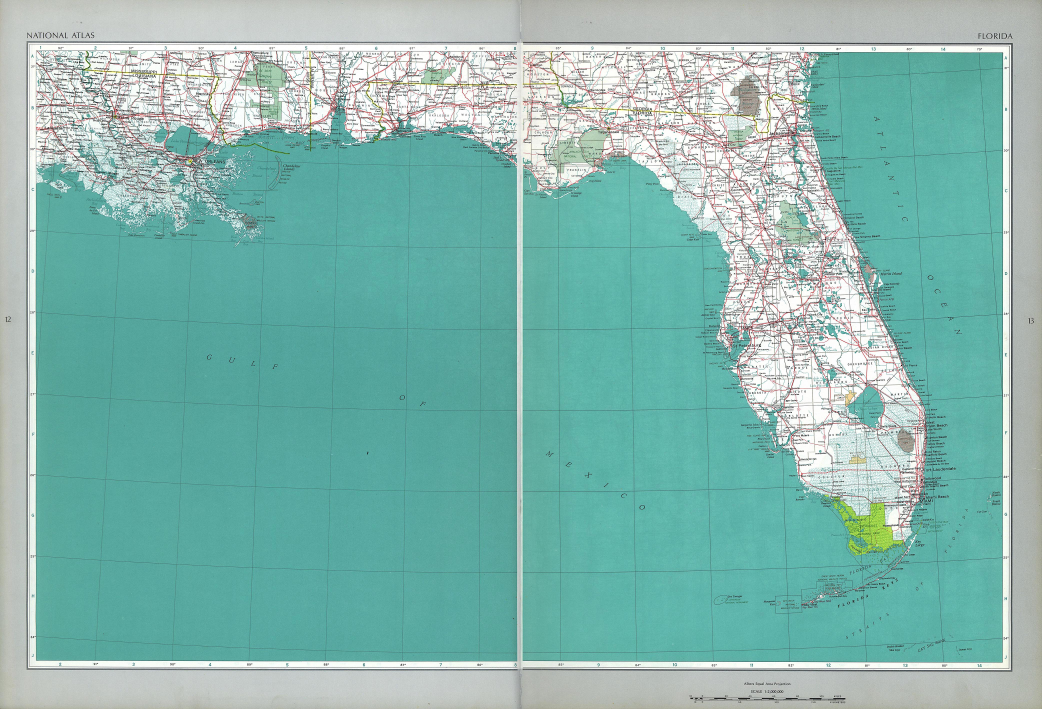
#> input picture data/raw/ca000018.jpg, 4168 x 2835 px (shown at 1/4 size); its folder holds only this picture in this run
$ python -i map_frame_detector.py   (imports and definitions only)
#> lines starting #> are read from the running program, lines starting #| are printed output that depends on the picture; after the words box and inside, x2 and y2 are one past the last pixel; in counts of white or black regions, pixels touching at a corner belong together
"""
Map Frame Detector
──────────────────
Tested on 8 real military maps (Tunisia + Algeria, 1:50,000 WWII):
  Bizerte, Tunis, Aïn El Kseïba, Aïn Bessem, Alger, Terny, Warnier, Renault

TWO-STAGE approach:
  Stage 1: Neatline detection  → removes outer margin, title, scale bar
  Stage 2: Legend detection    → removes internal legend (right ~12-15%)

Legend is INSIDE the neatline on all tested maps → must be handled separately.
"""

import cv2
import numpy as np
import logging
from dataclasses import dataclass
from typing import Optional, Tuple

logger = logging.getLogger(__name__)


@dataclass
class CropResult:
    image:          np.ndarray
    x1: int; y1: int
    x2: int; y2: int
    method:         str
    confidence:     float
    original_shape: Tuple[int, int]
    legend_x:       int = -1   # x-coord of legend separator (-1 = not found)


class MapFrameDetector:
    """
    Two-stage crop:
      1. Find and crop to neatline (outer map border)
      2. Detect and remove internal legend panel (right side)
    """

    def __init__(self,
                 min_map_fraction: float = 0.30,
                 border_thickness_range: Tuple[int, int] = (2, 20),
                 margin_fallback_pct: float = 0.04):
        self.min_map_fraction       = min_map_fraction
        self.border_thickness_range = border_thickness_range
        self.margin_fallback_pct    = margin_fallback_pct

    # ═══════════════════════════════════════════════════════════════════════
    # PUBLIC API
    # ═══════════════════════════════════════════════════════════════════════

    def detect(self, image_bgr: np.ndarray) -> CropResult:
        """
        Full two-stage crop.
        Returns image with outer margin AND legend removed.
        """
        H, W = image_bgr.shape[:2]

        # ── Stage 1: Neatline ─────────────────────────────────────────────
        result = self._detect_neatline(image_bgr)
        if result:
            x1, y1, x2, y2, conf = result
            method = "neatline"
        else:
            result2 = self._detect_content_region(image_bgr)
            if result2:
                x1, y1, x2, y2, conf = result2
                method = "content_region"
            else:
                x1, y1, x2, y2 = self._margin_trim(H, W)
                conf = 0.3
                method = "margin_trim"

        logger.info(f"MapFrame stage1 ({method}): ({x1},{y1})→({x2},{y2}) conf={conf:.2f}")

        # ── Stage 2: Legend removal ───────────────────────────────────────
        cropped_stage1 = image_bgr[y1:y2, x1:x2].copy()
        legend_x_local = self._detect_legend(cropped_stage1)

        if legend_x_local > 0:
            # Exclude legend → crop right side
            final_img = cropped_stage1[:, :legend_x_local].copy()
            legend_x_global = x1 + legend_x_local
            logger.info(f"MapFrame stage2 (legend): removed x={legend_x_local}→end "
                        f"({cropped_stage1.shape[1]-legend_x_local}px)")
        else:
            final_img = cropped_stage1
            legend_x_global = -1
            logger.info("MapFrame stage2: no legend detected")

        return CropResult(
            image          = final_img,
            x1=x1, y1=y1,
            x2=x1 + final_img.shape[1],
            y2=y2,
            method         = method,
            confidence     = conf,
            original_shape = (H, W),
            legend_x       = legend_x_global,
        )

    # ═══════════════════════════════════════════════════════════════════════
    # STAGE 1: NEATLINE DETECTION
    # ═══════════════════════════════════════════════════════════════════════

    def _detect_neatline(self, img: np.ndarray) -> Optional[Tuple]:
        """
        Find the thick rectangular neatline.
        Adds inner margin of 1.5% to exclude border ticks and coord numbers.
        """
        H, W = img.shape[:2]
        gray = cv2.cvtColor(img, cv2.COLOR_BGR2GRAY)

        best      = None
        best_area = 0

        for canny_lo, canny_hi in [(20, 80), (30, 100), (50, 150)]:
            edges  = cv2.Canny(gray, canny_lo, canny_hi)
            kernel = cv2.getStructuringElement(cv2.MORPH_RECT, (3, 3))
            edges  = cv2.dilate(edges, kernel, iterations=2)
            contours, _ = cv2.findContours(edges, cv2.RETR_LIST,
                                           cv2.CHAIN_APPROX_SIMPLE)
            for cnt in contours:
                area = cv2.contourArea(cnt)
                if area < self.min_map_fraction * H * W:
                    continue
                peri   = cv2.arcLength(cnt, True)
                approx = cv2.approxPolyDP(cnt, 0.015 * peri, True)
                if not (4 <= len(approx) <= 6):
                    continue
                x, y, w, h = cv2.boundingRect(approx)
                if w < 0.3 * W or h < 0.3 * H:
                    continue
                fill_ratio = area / (w * h)
                if fill_ratio < 0.75:
                    continue
                if area > best_area:
                    best_area = area
                    best = (x, y, w, h, fill_ratio)

        if best is None:
            return None

        x, y, w, h, fill_ratio = best

        # Inner margin: neatline line + coord ticks + border numbers (~1.5%)
        inner_x = max(int(W * 0.015), self.border_thickness_range[1])
        inner_y = max(int(H * 0.015), self.border_thickness_range[1])

        x1 = max(0, x + inner_x)
        y1 = max(0, y + inner_y)
        x2 = min(W, x + w - inner_x)
        y2 = min(H, y + h - inner_y)

        coverage   = (x2 - x1) * (y2 - y1) / (H * W)
        confidence = fill_ratio * min(1.0, coverage / 0.6)
        return (x1, y1, x2, y2, round(confidence, 2))

    # [20 lines left out: function _detect_content_region, not called in this run]

    def _margin_trim(self, H: int, W: int) -> Tuple[int,int,int,int]:
        pct = self.margin_fallback_pct
        return int(W*pct), int(H*pct), int(W*(1-pct)), int(H*(1-pct))

    # ═══════════════════════════════════════════════════════════════════════
    # STAGE 2: LEGEND DETECTION
    # ═══════════════════════════════════════════════════════════════════════

    def _detect_legend(self, cropped: np.ndarray) -> int:
        """
        Detect the internal legend panel (right side) and return its x position.
        Returns 0 if no legend found (use full width).

        Two methods tested on 8 real maps:
          Method A: vertical dark separator line (Tunisia maps — Bizerte, Tunis)
                    → dark column with >25% black pixels
          Method B: high-brightness + no red roads (Algeria maps)
                    → column where map becomes beige and roadless

        Returns:
            x coordinate to crop at (0 = no legend detected)
        """
        h, w   = cropped.shape[:2]
        gray   = cv2.cvtColor(cropped, cv2.COLOR_BGR2GRAY)
        hsv    = cv2.cvtColor(cropped, cv2.COLOR_BGR2HSV)

        # Search only right 30% (legend never starts before 70%)
        search_start = int(w * 0.70)

        # ── Method A: Dark vertical separator line ────────────────────────
        # Tunisia maps: thick dark line separates map content from legend
        col_dark = (gray < 80).sum(axis=0)
        dark_threshold = h * 0.25   # column is separator if >25% pixels dark
        candidates_a = np.where(col_dark[search_start:] > dark_threshold)[0]

        if len(candidates_a) > 0:
            lx = int(candidates_a[0]) + search_start
            # Verify: right of this line should be brighter (legend bg)
            if lx + 20 < w:
                right_mean = gray[:, lx+5:lx+50].mean() if lx+50 < w else 0
                if right_mean > 180:   # bright = legend background
                    logger.info(f"Legend (method A — separator): x={lx} ({lx/w*100:.1f}%)")
                    return lx

        # ── Method B: Brightness + absence of red roads ───────────────────
        # Algeria maps: no clear separator, but legend is beige with no roads
        r1    = cv2.inRange(hsv, (0,   60, 60), (15,  255, 255))
        r2    = cv2.inRange(hsv, (155, 60, 60), (180, 255, 255))
        red   = cv2.bitwise_or(r1, r2)

        col_mean_bright = np.mean(gray[:, search_start:], axis=0)
        col_red_sum     = red[:, search_start:].sum(axis=0)

        # Smooth over 10 columns to reduce noise
        sm_bright = np.convolve(col_mean_bright, np.ones(10)/10, 'valid')
        sm_red    = np.convolve(col_red_sum,    np.ones(10)/10, 'valid')

        # Legend: bright (>210) AND essentially no red roads (<50 px)
        candidates_b = np.where((sm_bright > 210) & (sm_red < 50))[0]

        if len(candidates_b) > 0:
            lx = int(candidates_b[0]) + search_start
            logger.info(f"Legend (method B — bright+no_red): x={lx} ({lx/w*100:.1f}%)")
            return lx

        # ── Method C: Hard fallback ───────────────────────────────────────
        # If nothing detected → apply conservative 87% crop
        # (all 8 tested maps had legend starting between 86-95%)
        fallback_x = int(w * 0.87)
        # Only apply if right strip looks different from map content
        right_strip_std = gray[:, fallback_x:].std()
        left_strip_std  = gray[:, search_start:fallback_x].std()

        if right_strip_std < left_strip_std * 0.7:
            # Right strip is more uniform → likely legend
            logger.info(f"Legend (method C — fallback 87%): x={fallback_x}")
            return fallback_x

        logger.info("Legend: not detected (keeping full width)")
        return 0


# ── Debug helper ─────────────────────────────────────────────────────────────

# [15 lines left out: function draw_crop_debug, not called in this run]

>>> import cv2
>>> picture = cv2.imread('../data/raw/ca000018.jpg')
#> picture is the input picture: shape (2835, 4168, 3); mean B, G, R 175.2, 182.9, 132.2
>>> result = MapFrameDetector().detect(picture)
#> the loop in _detect_neatline, `for canny_lo, canny_hi in [(20, 80), (30, 100), (50, 150)]:` made 3 passes
#> pass 1, in _detect_neatline, `edges  = cv2.Canny(gray, canny_lo, canny_hi)`:
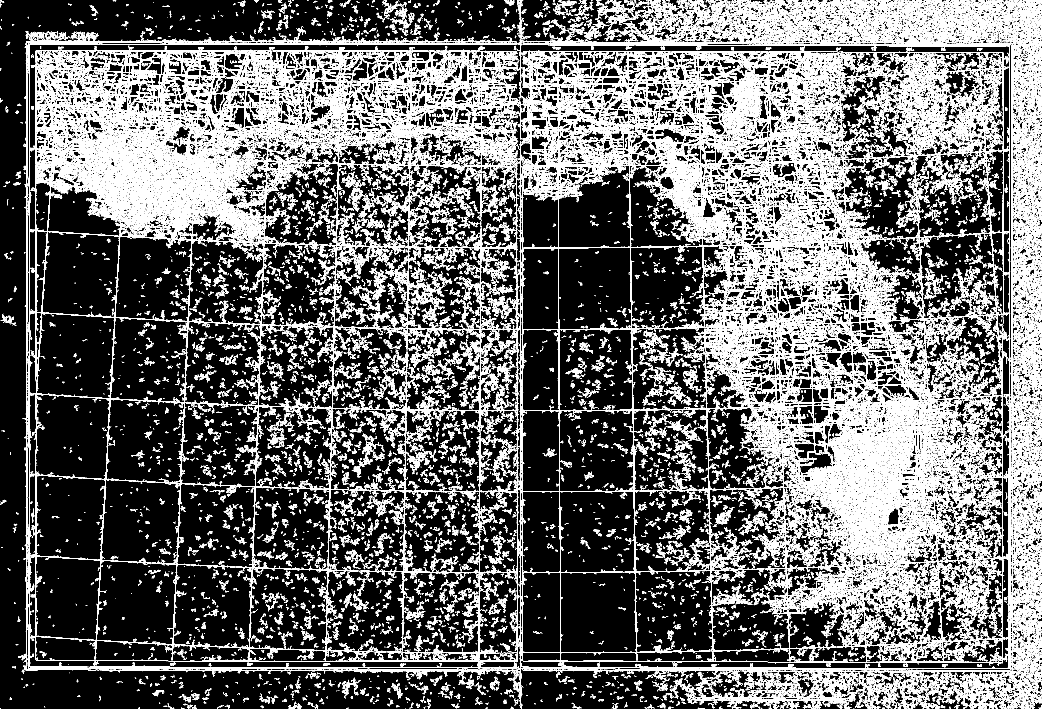
#> edges: shape (2835, 4168) (shown at 1/4 size); 15.5% white in thin lines or dots
#> pass 1, in _detect_neatline, `edges  = cv2.dilate(edges, kernel, iterations=2)`:
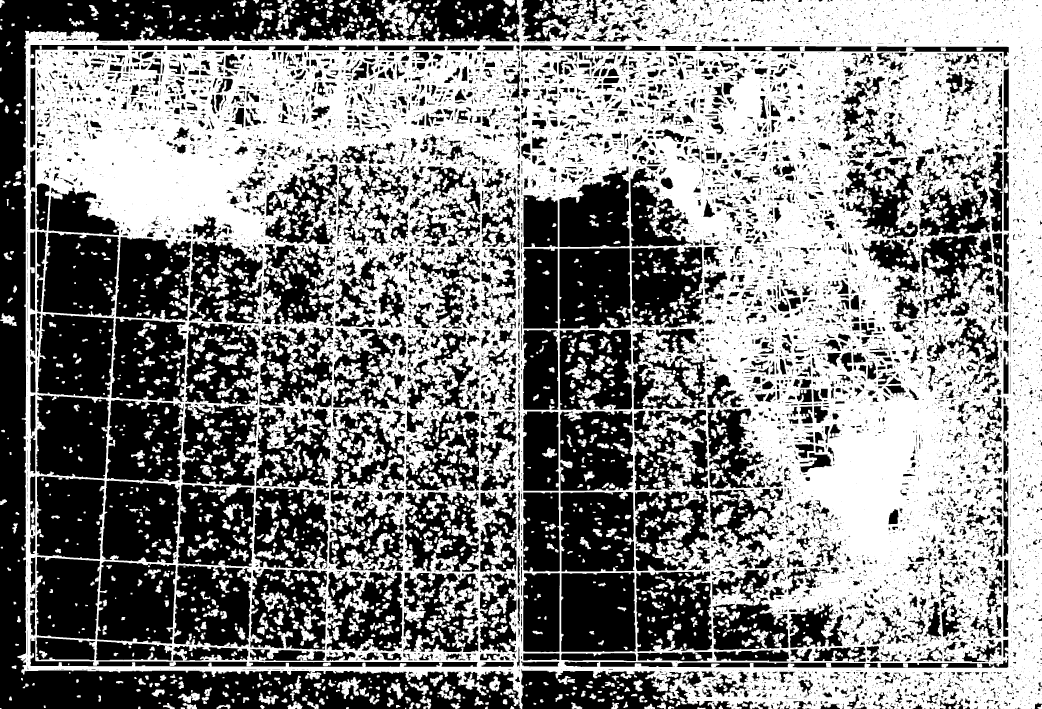
#> edges: shape (2835, 4168) (shown at 1/4 size); 52.9% white; 10790 black regions (6752 under 20 px), largest, box (x1, y1, x2, y2) and area: (0, 0, 2083, 2835) 775052, (2245, 2291, 2543, 2607) 90462, (149, 1255, 456, 1590) 86964
#> after the loop in _detect_neatline, `for canny_lo, canny_hi in [(20, 80), (30, 100), (50, 150)]:`:
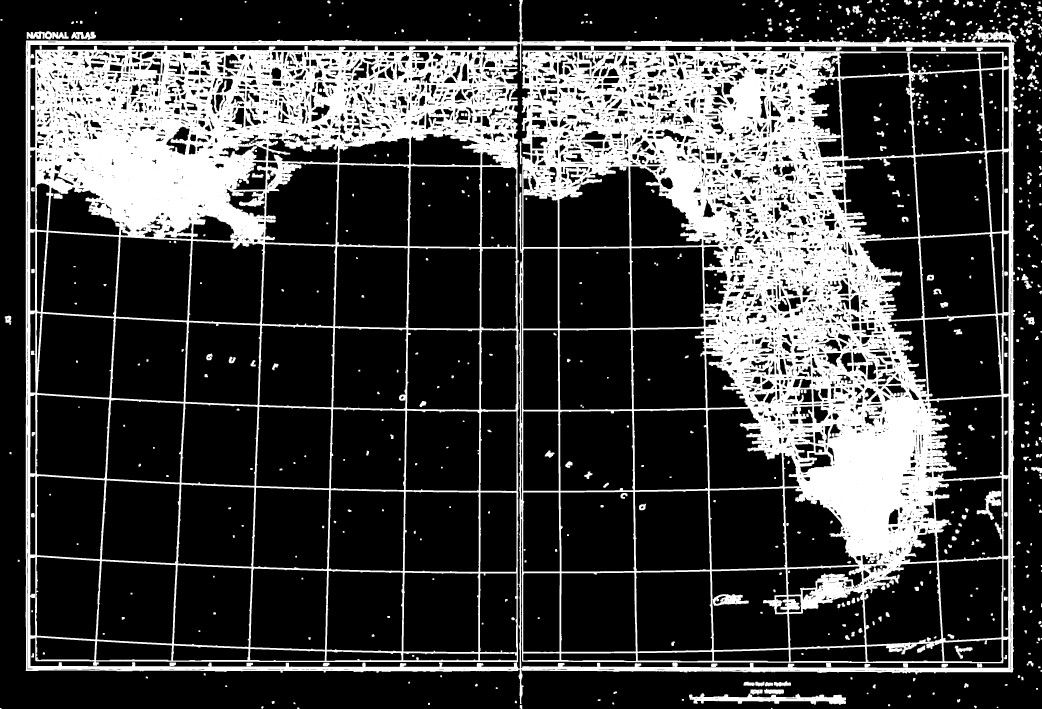
#> edges: shape (2835, 4168) (shown at 1/4 size); 25.2% white; 639 white regions (2 under 20 px), largest, box (x1, y1, x2, y2) and area: (102, 0, 4073, 2816) 2855308, (2756, 2773, 3384, 2820) 13465, (3907, 1963, 4006, 2080) 4123
#> after the loop in _detect_neatline, `for canny_lo, canny_hi in [(20, 80), (30, 100), (50, 150)]:`: best = (92, 0, 4076, 2815, 0.94); best_area = 10789986.5
#> in _detect_neatline, `x, y, w, h, fill_ratio = best`: x = 92; y = 0; w = 4076; h = 2815; fill_ratio = 0.94
#> in _detect_neatline, `x1 = max(0, x + inner_x)`: x1 = 154
#> in _detect_neatline, `y1 = max(0, y + inner_y)`: y1 = 42
#> in _detect_neatline, `x2 = min(W, x + w - inner_x)`: x2 = 4106
#> in _detect_neatline, `y2 = min(H, y + h - inner_y)`: y2 = 2773
#> in _detect_neatline, `coverage   = (x2 - x1) * (y2 - y1) / (H * W)`: coverage = 0.913
#> in _detect_neatline, `confidence = fill_ratio * min(1.0, coverage / 0.6)`: confidence = 0.94
#> in detect, `result = self._detect_neatline(image_bgr)`: result = (154, 42, 4106, 2773, 0.94)
#> in detect, `x1, y1, x2, y2, conf = result`: x1 = 154; y1 = 42; x2 = 4106; y2 = 2773; conf = 0.94
#> in detect, `cropped_stage1 = image_bgr[y1:y2, x1:x2].copy()`:
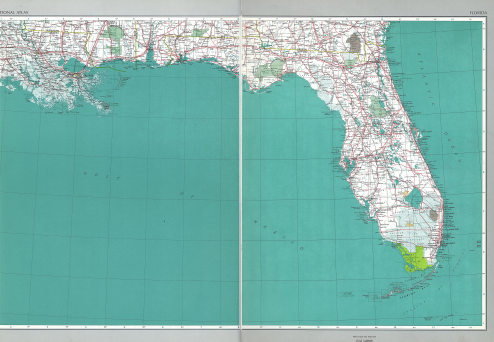
#> cropped_stage1: shape (2731, 3952, 3) (shown at 1/8 size); mean B, G, R 174.4, 182.2, 127.3
#> in _detect_legend, `gray   = cv2.cvtColor(cropped, cv2.COLOR_BGR2GRAY)`:
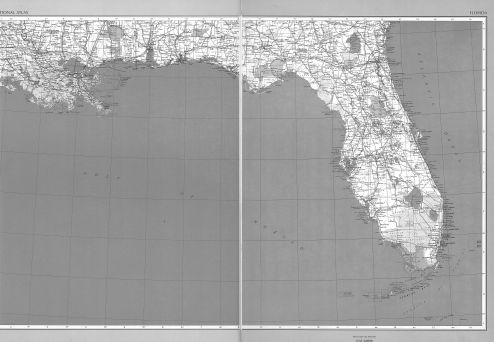
#> gray: shape (2731, 3952) (shown at 1/8 size); min 0, max 255, mean 164.9
#> in _detect_legend, `col_dark = (gray < 80).sum(axis=0)`: col_dark = 3952 values, max 2162 at index 3891, min 0 at index 1915, mean 61.47
#> in _detect_legend, `candidates_a = np.where(col_dark[search_start:] > dark_threshold)[0]`: candidates_a = [1090, 1091, 1116, 1117, 1118, 1124, 1125, 1126, 1127, 1128, 1129]
#> in _detect_legend, `lx = int(candidates_a[0]) + search_start`: lx = 3856
#> in _detect_legend, `right_mean = gray[:, lx+5:lx+50].mean() if lx+50 < w else 0`: right_mean = 196.9
#> in detect, `legend_x_local = self._detect_legend(cropped_stage1)`: legend_x_local = 3856
#> in detect, `final_img = cropped_stage1[:, :legend_x_local].copy()`:
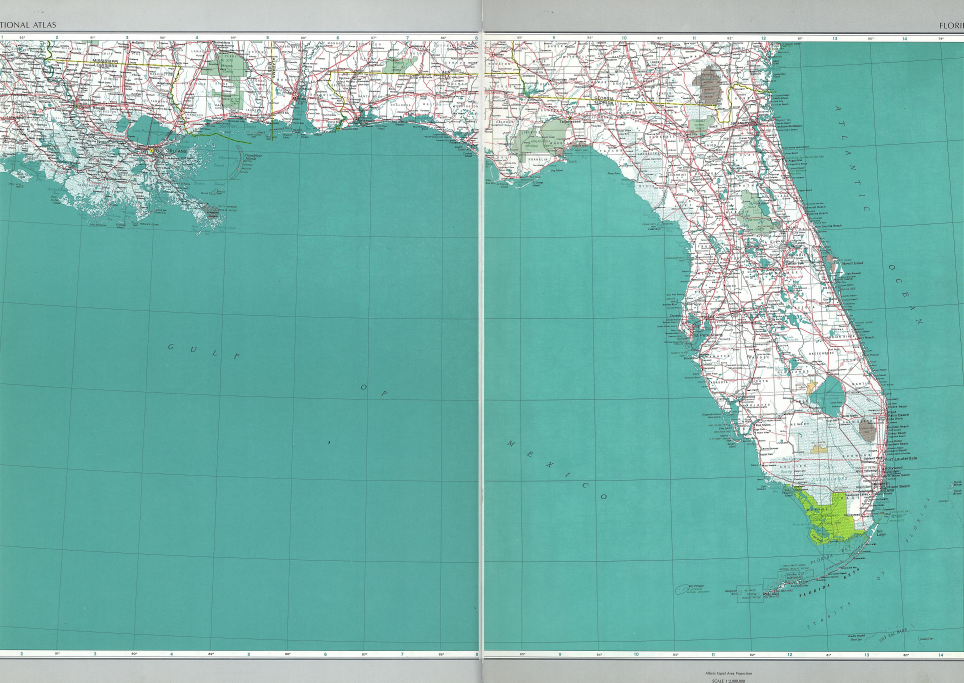
#> final_img: shape (2731, 3856, 3) (shown at 1/4 size); mean B, G, R 174.1, 182, 125.9
#> in detect, `legend_x_global = x1 + legend_x_local`: legend_x_global = 4010
